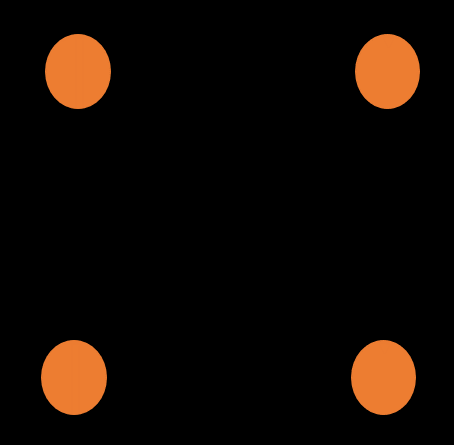
#> input picture workplace/back_img.png, 454 x 445 px
$ python background_UI_with_optical_flow.py
#> lines starting #> are read from the running program, lines starting #| are printed output that depends on the picture
### src/myUtills.py
# -*- coding:utf-8 -*-
import cv2
import math
import numpy as np


class BitwiseImage:
    def __init__(self, img):
        self.img = img

    # [20 lines left out: function setImage, not called in this run]


class detector:
    box_coordinate = None  # box 좌표값

    # [49 lines left out: functions draw_detections, detect_body, detect_body2, not called in this run]


class listOfClothes:
    def __init__(self):
        self.array = [["001_red_dress", "002_tux", "003_tux_pants"],
                      ["004_green_dress", "005_hwaian_shirts", "006_blue_pants"],
                      ["007_blue_dress", "008_pink", "009_darkgreen pants"]
                      ]  # 옷 폴더 이름
        self.whatClothes = [[0, 0, 1], [0, 0, 1],[0,0,1]]

    def getClothes(self, i, j):
        return self.array[i][j]


resizing_coef = 5.5


class overlayer:
    isResize = False
    img_array = listOfClothes()

    # [40 lines left out: function overlay, not called in this run]


class arm_overlayer:
    img_array = listOfClothes()
    isResize = False

    def rotationDegree(self, x1, y1, x2, y2):

        return (-math.atan((y2 - y1) / (x2 - x1)) * (180 / 3.141592))

    # [61 lines left out: function overlay, not called in this run]


class pants_overlayer:
    img_array = listOfClothes()
    isResize = False

    def rotationDegree(self, x1, y1, x2, y2):

        return (-math.atan((y2 - y1) / (x2 - x1)) * (180 / 3.141592) + 90)  # 팔각도에서 -90

    # [71 lines left out: function overlay, not called in this run]

### workplace/background_UI_with_optical_flow.py
import cv2
import numpy as np

from src import myUtills


def checkHandPosition(y, x, ):
    global wearing
    if (x>34 and x<110) and (y>41 and y<111):
        wearing = myUtills(cv2.imread('suit3.png'))
        print("hello")
    elif (x>355 and x<422) and (y>41 and y<111):
        print("haha")

# Lucas Kanade optical flow parameters
lk_params = dict( winSize  = (15,15),
                   maxLevel = 2,
                   criteria = (cv2.TERM_CRITERIA_EPS | cv2.TERM_CRITERIA_COUNT, 10, 0.03))
# Random colors
color = np.random.randint(0,255,(100,3))

countframe = 0

if __name__ == '__main__':

    ##Background UI 삽입
    backgroundUI = myUtills.BitwiseImage(cv2.imread('back_img.png'))
#> in __init__, self.img is the input picture: shape (445, 454, 3); mean B, G, R 3.7, 9.5, 18
    wearing = myUtills.BitwiseImage(cv2.imread('suit2.png'))
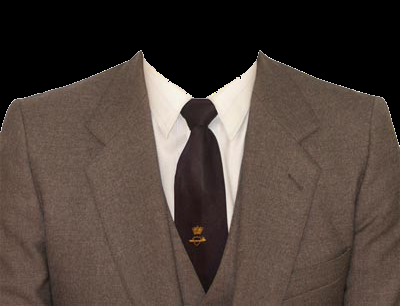
#> input picture workplace/suit2.png, 400 x 306 px
#> in __init__, self.img is the input picture: shape (306, 400, 3); mean B, G, R 57.7, 64.5, 76.9
    ##Optical Flow 삽입
    cap = cv2.VideoCapture(0)

    # Take first frame and find corners in it
    ret, old_frame = cap.read()
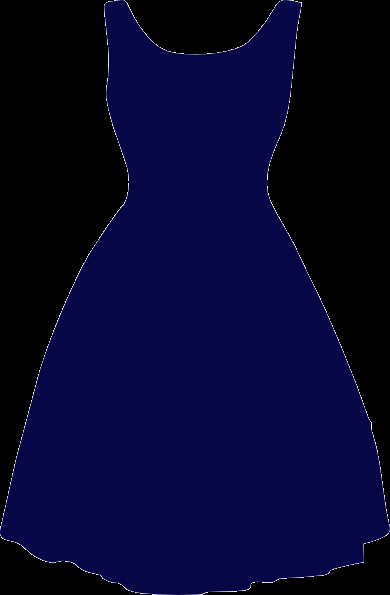
#> input picture workplace/blue.png, 390 x 595 px, given in place of the camera
#> old_frame is the input picture: shape (595, 390, 3); mean B, G, R 44.6, 5.4, 5.4
    old_gray = cv2.cvtColor(old_frame, cv2.COLOR_BGR2GRAY)
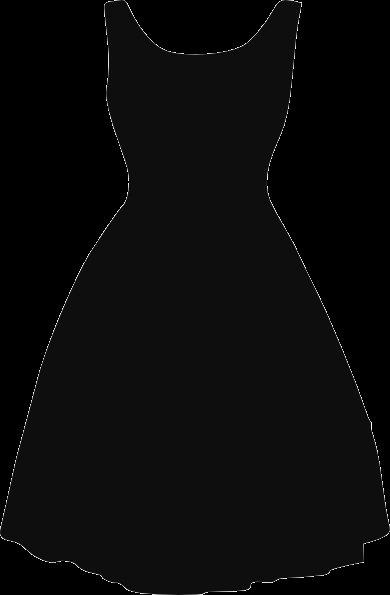
#> old_gray: shape (595, 390); min 0, max 254, mean 9.7

    # Set tracking points
    p0 = np.array([[[200.0,200.0]], [[180.0,180.0]]])
    p0 = np.float32(p0)
    #p0 = cv2.goodFeaturesToTrack(old_gray, mask = None, **feature_params)

    # Create a mask image for drawing purposes
    mask = np.zeros_like(old_frame)

    while(1):
        countframe += 1
        if(countframe > 100000):
            countframe = 0
        if(countframe % 5000 == 0):
            ret,realframe = cap.read()
            realframe = cv2.flip(realframe,1)  #좌우반전

            #trackingframe = realframe
            frame_gray = cv2.cvtColor(realframe, cv2.COLOR_BGR2GRAY)

            # calculate optical flow
            p1, st, err = cv2.calcOpticalFlowPyrLK(old_gray, frame_gray, p0, None, **lk_params)
            # Select good points
            good_new = p1[st==1]
            good_old = p0[st==1]

            if(st.all() == 1):

                # draw the tracks
                for i,(new,old) in enumerate(zip(good_new,good_old)):
                    a,b = new.ravel() #현재 프레임의 좌표값
                    c,d = old.ravel() #이전 프레임의 좌표값
                    #checkHandPosition(a,b)
                    mask = cv2.line(mask, (a,b),(c,d), color[i].tolist(), 2) #현재와 이전의 프레임을 이어줌
                    realframe = cv2.circle(realframe,(a,b),5,color[i].tolist(),-1)

                # Now update the previous frame and previous points
                old_gray = frame_gray.copy()
                p0 = good_new.reshape(-1,1,2)
                print("all ")


            ###Background UI 삽입
            backgroundUI.setImage(realframe, 0, 0)
           # wearing.setImage(realframe, 0, 0)

            if(st.all() == 1):
                img = cv2.add(realframe, mask)
            else:
                print("else")
                img = realframe

            cv2.imshow('frame', img)

            # 카메라 종료
            k = cv2.waitKey(30) & 0xff
            if k == 27:  # esc key
                cap.release()
                break

    cap.release()
    cv2.destroyAllWindows()
